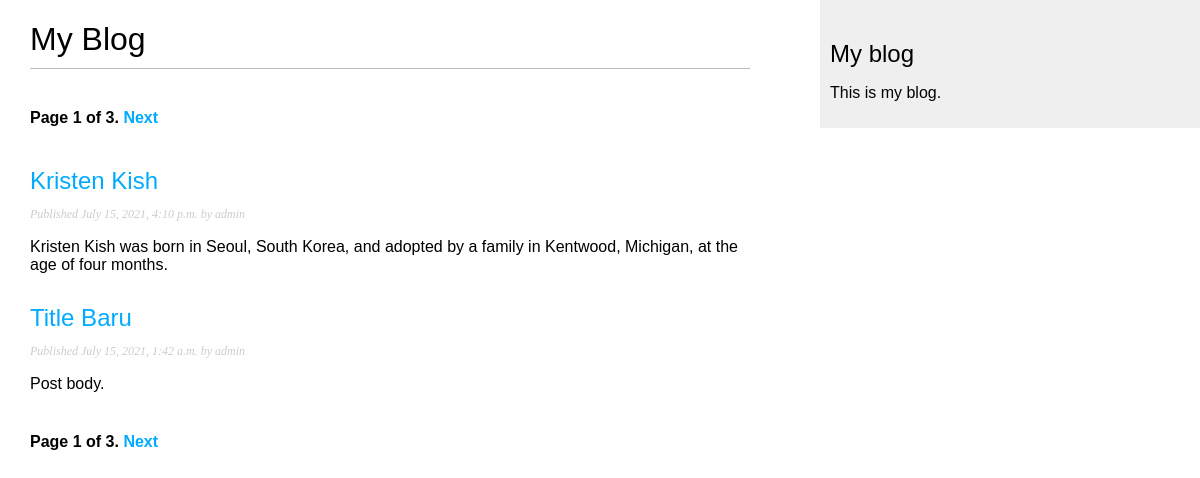
Screenshot of /blog/ with the database file from the repository.
### blog/models.py (models this page shows, shortened)
class Post(models.Model):
    STATUS_CHOICES = (
        ("draft", "Draft"),
        ("published", "Published"),
    )
    title = models.CharField(max_length=250)
    slug = models.SlugField(max_length=250, unique_for_date="publish")
    author = models.ForeignKey(
        User, on_delete=models.CASCADE, related_name="blog_posts"
    )
    body = models.TextField()
    publish = models.DateTimeField(default=timezone.now)
    created = models.DateTimeField(auto_now_add=True)
    updated = models.DateTimeField(auto_now=True)
    status = models.CharField(max_length=10, choices=STATUS_CHOICES, default="draft")
    objects = models.Manager()  # The default manager.
    published = PublishedManager()  # Our custom manager.
    class Meta:
        ordering = ("-publish",)
    def get_absolute_url(self):
        print(
            "* DEBUG reverse: ",
            reverse(
                "post_detail",
                args=[
                    self.publish.year,
                    self.publish.month,
                    self.publish.day,
                    self.slug,
                ],
            ),
        )
        return reverse(
            "post_detail",
            args=[self.publish.year, self.publish.month, self.publish.day, self.slug],
        )

### blog/views.py (the view)
# urls.py: path("", views.post_list, name="post_list"),
def post_list(request):
    print("\n\n\n========== post_list called ==========\n")
    posts = Post.published.all()
    page = request.GET.get("page")
    print("* paginate page: ", page)
    paginator = Paginator(posts, 2)
    try:
        post_list = paginator.page(page)
    except PageNotAnInteger:
        post_list = paginator.page(1)
    except EmptyPage:
        post_list = paginator.page(paginator.num_pages)
    context = {
        "posts": post_list,
    }
    return render(request, "blog/post/list.html", context=context)

### blog/models.py (called while the page is built)
    def get_queryset(self):
        return super().get_queryset().filter(status="published")

### blog/templates/blog/post/list.html (shortened to what this page needs)
{% extends "blog/base.html" %}
{% block content %}
  <h1>My Blog</h1>
  {% include "pagination.html" with page=posts %}
  {% for post in posts %}
    <h2>
      <a href="{{ post.get_absolute_url }}">
        {{ post.title }}
      </a>
    </h2>
    <p class="date">
      Published {{ post.publish }} by {{ post.author }}
    </p>
    {{ post.body|truncatewords:80|linebreaks}}
  {% endfor %}
  {% include "pagination.html" with page=posts %}
{% endblock %}

### blog/templates/blog/base.html (shortened to what this page needs)
{% load static %}
<!DOCTYPE html>
<html>
<head>
  <link href="{% static 'css/blog.css' %}" rel="stylesheet">
</head>
<body>
  <div id="content">
    {% block content %}
    {% endblock %}
  </div>
  <div id="sidebar">
    <h2>My blog</h2>
    <p>This is my blog.</p>
  </div>
</body>
</html>

### blog/templates/pagination.html (shortened to what this page needs)
<div class="pagination">
  <span class="step-links">
    <span class="current">
      Page {{ page.number }} of {{ page.paginator.num_pages }}.
    </span>
    {% if page.has_next %}
      <a href="?page={{ page.next_page_number }}">Next</a>
    {% endif %}
  </span>
</div>

### blog/static/css/blog.css (style rules this page uses)
body { margin:0; padding:0; font-family:helvetica, sans-serif; }
a { color:#00abff; text-decoration:none; }
h1 { font-weight:normal; border-bottom:1px solid #bbb; padding:0 0 10px 0; }
h2 { font-weight:normal; margin:30px 0 0; }
#content { float:left; width:60%; padding:0 0 0 30px; }
#sidebar { float:right; width:30%; padding:10px; background:#efefef; height:100%; }
p.date { color:#ccc; font-family: georgia, serif; font-size: 12px; font-style: italic; }
.pagination { margin:40px 0; font-weight:bold; }

### rows the page displays
Post: title "Kristen Kish", publish "July 15, 2021, 4:10 p.m.", author "admin", body "Kristen Kish was born in Seoul, South Korea, and adopted by a family in Kentwood, Michigan, at the age of four months."
Post: title "Title Baru", publish "July 15, 2021, 1:42 a.m.", author "admin", body "Post body."

### other values shown
{{ page.number }} "1 1"
{{ page.paginator.num_pages }} "3 3"
